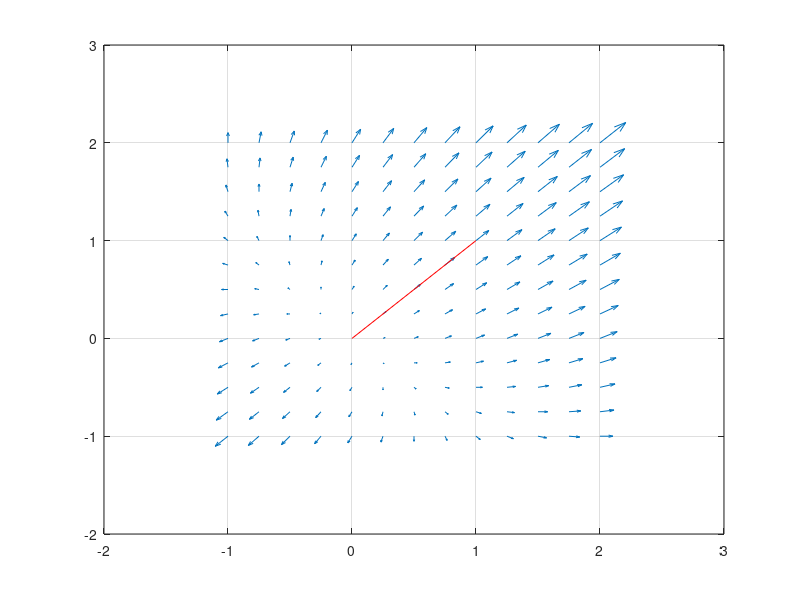

This figure's MATLAB source:
clear all;
close all;


% Champ de force
% grille
[x, y] = meshgrid(-1:0.25:2, -1:0.25:2);
quiver(x, y, 2*x+y, 2*y+x);
grid on;
hold on;
lx = 0:1;
plot(lx, lx, 'r');

print('exo5.png', '-dpng');
